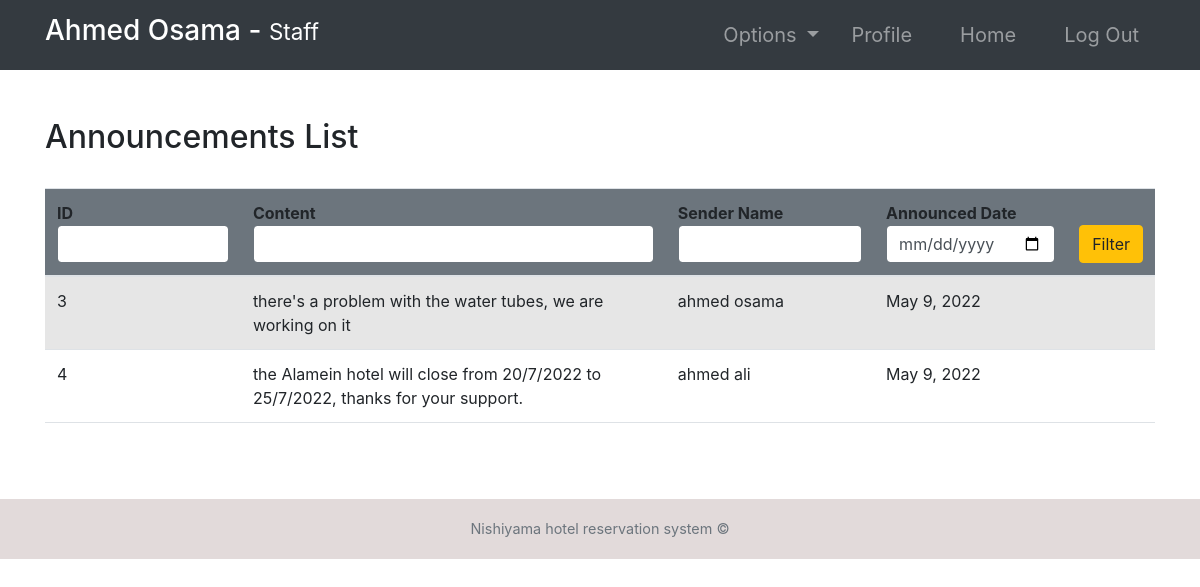
Screenshot of /announcements/ (signed in) with the database file from the repository.
### hotel/models.py (models this page shows, shortened)
class Announcement(models.Model):
    content = models.TextField()
    sender = models.ForeignKey(Employee, null=True, on_delete=models.CASCADE)
    date = models.DateField(default=timezone.now)

### accounts/models.py (models this page shows, shortened)
class Employee(models.Model):
    user = models.OneToOneField(User, null=True, on_delete=models.CASCADE)
    phoneNumber = PhoneNumberField(unique=True)
    salary = models.FloatField()

### hotel/views.py (the view, shortened to what this page needs)
# urls.py: path('announcements/', announcements, name="announcements"),
@ login_required(login_url='login')
def announcements(request):
    role = str(request.user.groups.all()[0])
    path = role + "/"
    announcements = Announcement.objects.all()
    context = {
        "role": role,
        'announcements': announcements
    }
    return render(request, path + "announcements.html", context)

### Templates/staff/announcements.html
{% extends '../index.html' %}
{% block context %}
{% include '../common_pages/authorized-announcements.html' %}
{% endblock %}

### Templates/incs/nav.html (shortened to what this page needs)
<link rel="stylesheet" href="https://cdn.jsdelivr.net/npm/bootstrap@4.6.0/dist/css/bootstrap.min.css"
>
<nav class="navbar navbar-dark bg-dark navbar-expand-lg py-1 " role="navigation" >
    <div class="container" >
        <a href="" class="navbar-brand">
            <h3 class="text-capitalize">
                {{ request.user.first_name }} {{ request.user.last_name }} -
                <small>
                    {{ role }}
                </small>
            </h3>
        </a>
        <div class="collapse navbar-collapse" id="navbarTags">
            <ul class="navbar-nav ml-auto">
                <li class="nav-item dropdown p-2">
                    <a class="nav-link dropdown-toggle" href="#" id="navbarDropdown" role="button"
                        data-toggle="dropdown" aria-haspopup="true" aria-expanded="false">
                        Options
                    </a>
                </li>
                <li class="nav-item mr-3 p-2">
                    {% if role == 'staff' or role == 'receptionist' or role == 'admin' or role == 'manager' %}
                    <a href="{% url 'employee-profile' user.id %}" class="nav-link">Profile</a>
                    {% endif %}
                </li>
                <li class="nav-item mr-3 p-2">
                    <a href="{% url 'Home'  %}" class="nav-link">Home</a>
                </li>
                <li class="nav-item p-2 ">
                    <a href="{% url 'logout' %}" class="nav-link">Log Out</a>
                </li>
            </ul>
        </div>
    </div>
</nav>

### Templates/common_pages/authorized-announcements.html (shortened to what this page needs)
<div class="container py-5">
    <div class="table-header row">
        <div class="col-sm-12 col-md-12 col-lg-4 mb-4">
            <h2>Announcements List</h2>
        </div>
    </div>
    <table class="table table-hover table-striped">
        <thead class="bg-secondary rounded">
            <tr>
                <form action="" method="POST">
                    <th>ID<input type="number" name="id" value="{{id}}" class="form-control border border-secondary">
                    </th>
                    <th>Content<input type="text" name="content" value="{{content}}"
                            class="form-control border border-secondary"></th>
                    <th>Sender Name<input type="text" name="name" value="{{name}}"
                            class="form-control border border-secondary"></th>
                    <th>Announced Date<input type="date" class="form-control border border-secondary" name="date"
                            value="{{date}}"></th>
                    <th><button type="submit" name="filter" class="btn btn-warning w-100">Filter</button></th>
                </form>
            </tr>
        </thead>
        <tbody>
            {% for announcement in announcements %}
            <tr>
                <td>{{announcement.id}}</td>
                <td>{{announcement.content}}</td>
                <td>{{announcement.sender.user.first_name}} {{announcement.sender.user.last_name}}</td>
                <td>{{announcement.date}}</td>
                {% if role == "manager" or role == "admin" %}
                <td> <a href="{% url 'deleteAnnouncement' announcement.id %}"
                        class="btn btn-sm btn-danger px-3">Delete</a> </td>
                {% else %}
                <td></td>
                {% endif %}
            </tr>
            {% endfor %}
        </tbody>
    </table>
</div>

### static/css/main.css (style rules this page uses)
* { margin: 0; padding: 0; -webkit-font-smoothing: antialiased; }
body { position: relative; }
nav .nav-item { font-size: 20px; }

### rows the page displays
Announcement: id "3", content "there's a problem with the water tubes, we are working on it", sender.user.first_name "ahmed", sender.user.last_name "osama", date "May 9, 2022"
Announcement: id "4", content "the Alamein hotel will close from 20/7/2022 to 25/7/2022, thanks for your support.", sender.user.first_name "ahmed", sender.user.last_name "ali", date "May 9, 2022"

### other values shown
{{ request.user.first_name }} "Ahmed"
{{ request.user.last_name }} "Osama"
{{ role }} "Staff"
